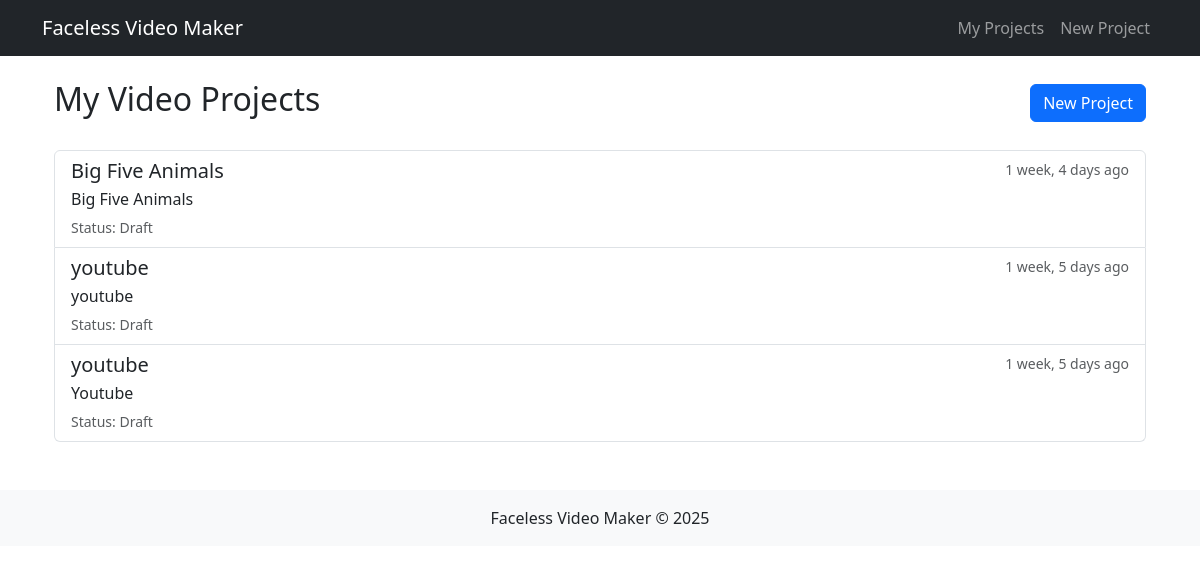
Page / (signed in) on the earlier database version.
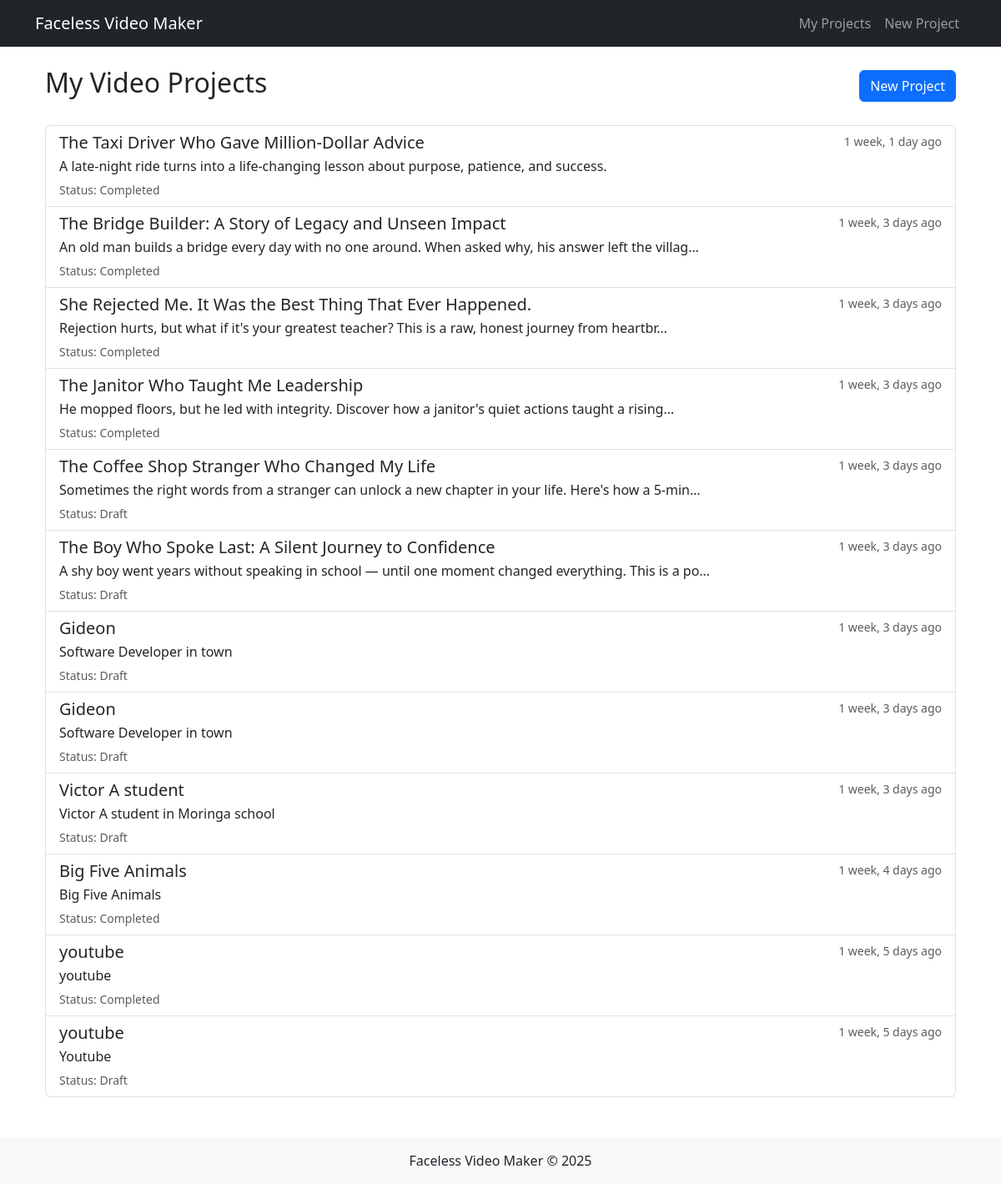
Same page on the later database version.
### apps/videos/models.py (models this page shows, shortened)
class VideoProject(models.Model):
    user = models.ForeignKey(User, on_delete=models.CASCADE)
    title = models.CharField(max_length=255)
    description = models.TextField(blank=True)
    created_at = models.DateTimeField(auto_now_add=True)
    updated_at = models.DateTimeField(auto_now=True)
    status = models.CharField(max_length=20, default='draft',
                              choices=[
                                  ('draft', 'Draft'),
                                  ('processing', 'Processing'),
                                  ('completed', 'Completed'),
                                  ('failed', 'Failed')
                              ])

### apps/videos/views.py (the view)
# urls.py: path('', views.project_list, name='project_list'),
@login_required
def project_list(request):
    projects = VideoProject.objects.filter(user=request.user).order_by('-created_at')
    return render(request, 'videos/project_list.html', {'projects': projects})

### apps/videos/templates/videos/project_list.html (shortened to what this page needs)
{% extends "core/base.html" %}
{% block content %}
<div class="container">
    <div class="d-flex justify-content-between align-items-center mb-4">
        <h2>My Video Projects</h2>
        <a href="{% url 'videos:create_project' %}" class="btn btn-primary">
            New Project
        </a>
    </div>
    {% if projects %}
    <div class="list-group">
        {% for project in projects %}
        <a href="{% url 'videos:view_project' project.id %}"
           class="list-group-item list-group-item-action">
            <div class="d-flex w-100 justify-content-between">
                <h5 class="mb-1">{{ project.title }}</h5>
                <small class="text-muted">{{ project.created_at|timesince }} ago</small>
            </div>
            <p class="mb-1">{{ project.description|truncatechars:100 }}</p>
            <small class="text-muted">Status: {{ project.get_status_display }}</small>
        </a>
        {% endfor %}
    </div>
    {% else %}
    <div class="alert alert-info">
        No projects found. Create your first video project!
    </div>
    {% endif %}
</div>
{% endblock %}

### apps/core/templates/core/base.html (shortened to what this page needs)
<!DOCTYPE html>
<html lang="en">
<head>
    <link href="https://cdn.jsdelivr.net/npm/bootstrap@5.3.0/dist/css/bootstrap.min.css" rel="stylesheet">
</head>
<body>
    <nav class="navbar navbar-expand-lg navbar-dark bg-dark">
        <div class="container">
            <a class="navbar-brand" href="#">Faceless Video Maker</a>
            <div class="navbar-nav">
                <a class="nav-link" href="{% url 'videos:project_list' %}">My Projects</a>
                <a class="nav-link" href="{% url 'videos:create_project' %}">New Project</a>
            </div>
        </div>
    </nav>
    <div class="container mt-4">
        {% block content %}{% endblock %}
    </div>
    <footer class="mt-5 py-3 bg-light">
        <div class="container text-center">
            <p class="mb-0">Faceless Video Maker &copy; {% now "Y" %}</p>
        </div>
    </footer>
</body>
</html>

Differences in the rows shown:
added VideoProject: title "The Taxi Driver Who Gave Million-Dollar Advice", created_at "1 week, 1 day", description "A late-night ride turns into a life-changing lesson about purpose, patience, and success.", status "Completed"
added VideoProject: title "The Bridge Builder: A Story of Legacy and Unseen Impact", created_at "1 week, 3 days", description "An old man builds a bridge every day with no one around. When asked why, his answer left the villag…", status "Completed"
added VideoProject: title "She Rejected Me. It Was the Best Thing That Ever Happened.", created_at "1 week, 3 days", description "Rejection hurts, but what if it's your greatest teacher? This is a raw, honest journey from heartbr…", status "Completed"
added VideoProject: title "The Janitor Who Taught Me Leadership", created_at "1 week, 3 days", description "He mopped floors, but he led with integrity. Discover how a janitor's quiet actions taught a rising…", status "Completed"
added VideoProject: title "The Coffee Shop Stranger Who Changed My Life", created_at "1 week, 3 days", description "Sometimes the right words from a stranger can unlock a new chapter in your life. Here's how a 5-min…", status "Draft"
added VideoProject: title "The Boy Who Spoke Last: A Silent Journey to Confidence", created_at "1 week, 3 days", description "A shy boy went years without speaking in school — until one moment changed everything. This is a po…", status "Draft"
added VideoProject: title "Gideon", created_at "1 week, 3 days", description "Software Developer in town", status "Draft"
added VideoProject: title "Gideon", created_at "1 week, 3 days", description "Software Developer in town", status "Draft"
added VideoProject: title "Victor A student", created_at "1 week, 3 days", description "Victor A student in Moringa school", status "Draft"
changed VideoProject "Big Five Animals": status "Draft" → "Completed"
changed VideoProject (number 11 of 12 on the later page): status "Draft" → "Completed"
